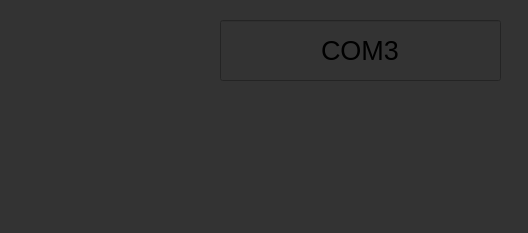
<?xml version="1.0" encoding="UTF-8"?>
<ui version="4.0">
 <class>COM_port</class>
 <widget class="QWidget" name="COM_port">
  <property name="geometry">
   <rect>
    <x>0</x>
    <y>0</y>
    <width>528</width>
    <height>233</height>
   </rect>
  </property>
  <property name="windowTitle">
   <string>Form</string>
  </property>
  <property name="styleSheet">
   <string notr="true">background-color: rgb(51, 51, 51);</string>
  </property>
  <widget class="QLabel" name="label">
   <property name="geometry">
    <rect>
     <x>10</x>
     <y>10</y>
     <width>191</width>
     <height>81</height>
    </rect>
   </property>
   <property name="text">
    <string/>
   </property>
   <property name="pixmap">
    <pixmap>com.png</pixmap>
   </property>
  </widget>
  <widget class="QLineEdit" name="COM_entry">
   <property name="geometry">
    <rect>
     <x>220</x>
     <y>20</y>
     <width>281</width>
     <height>61</height>
    </rect>
   </property>
   <property name="font">
    <font>
     <pointsize>20</pointsize>
    </font>
   </property>
   <property name="text">
    <string>COM3</string>
   </property>
   <property name="maxLength">
    <number>30</number>
   </property>
   <property name="frame">
    <bool>true</bool>
   </property>
   <property name="alignment">
    <set>Qt::AlignCenter</set>
   </property>
  </widget>
  <widget class="QPushButton" name="connect_button">
   <property name="geometry">
    <rect>
     <x>130</x>
     <y>100</y>
     <width>271</width>
     <height>131</height>
    </rect>
   </property>
   <property name="styleSheet">
    <string notr="true"> QPushButton:flat {   border: none; }</string>
   </property>
   <property name="text">
    <string/>
   </property>
   <property name="icon">
    <iconset>
     <normaloff>connect_button.png</normaloff>connect_button.png</iconset>
   </property>
   <property name="iconSize">
    <size>
     <width>1000</width>
     <height>100</height>
    </size>
   </property>
   <property name="flat">
    <bool>true</bool>
   </property>
  </widget>
 </widget>
 <resources/>
 <connections/>
</ui>
